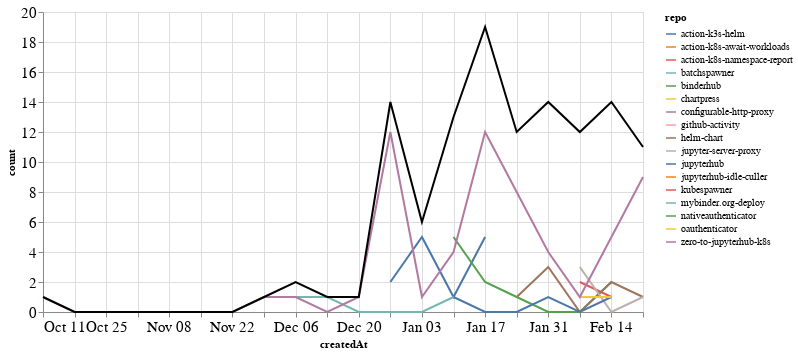

Here is the notebook cell this chart was saved with:
### Markdown cell above
### PRs

### Code cell
prs_time = prs.groupby('repo').resample('W', on='createdAt').count()['author'].reset_index()
prs_time = prs_time.rename(columns={'author': 'count'})
prs_time_total = prs_time.groupby('createdAt').agg({"count": "sum"}).reset_index()

ch1 = alt.Chart(prs_time, width=600).mark_line().encode(
    x='createdAt',
    y='count',
    color='repo',
    tooltip="repo"
)

ch2 = alt.Chart(prs_time_total, width=600).mark_line(color="black").encode(
    x='createdAt',
    y='count',
)

ch1 + ch2

### Figure 1 — Vega-Lite specification as saved in the notebook (floating-point values rounded to 4 significant figures)
{"config": {"axisLeft": {"labelFontSize": 15}, "axisBottom": {"labelFontSize": 15}}, "layer": [{"data": {"name": "data-7e3dbb612674757e65dc465a7277c70d"}, "mark": "line", "encoding": {"color": {"type": "nominal", "field": "repo"}, "tooltip": {"type": "nominal", "field": "repo"}, "x": {"type": "temporal", "field": "createdAt"}, "y": {"type": "quantitative", "field": "count"}}, "width": 600}, {"data": {"name": "data-bb09de2ab4c62cbe1c5ccf140962028d"}, "mark": {"type": "line", "color": "black"}, "encoding": {"x": {"type": "temporal", "field": "createdAt"}, "y": {"type": "quantitative", "field": "count"}}, "width": 600}], "$schema": "https://vega.github.io/schema/vega-lite/v4.8.1.json", "datasets": {"data-7e3dbb612674757e65dc465a7277c70d": [{"repo": "action-k3s-helm", "createdAt": "2020-12-27T00:00:00", "count": 2}, {"repo": "action-k3s-helm", "createdAt": "2021-01-03T00:00:00", "count": 5}, {"repo": "action-k3s-helm", "createdAt": "2021-01-10T00:00:00", "count": 1}, {"repo": "action-k3s-helm", "createdAt": "2021-01-17T00:00:00", "count": 5}, {"repo": "action-k8s-await-workloads", "createdAt": "2021-02-07T00:00:00", "count": 3}, {"repo": "action-k8s-namespace-report", "createdAt": "2021-02-07T00:00:00", "count": 2}, {"repo": "action-k8s-namespace-report", "createdAt": "2021-02-14T00:00:00", "count": 1}, {"repo": "batchspawner", "createdAt": "2021-01-31T00:00:00", "count": 1}, {"repo": "binderhub", "createdAt": "2021-01-10T00:00:00", "count": 5}, {"repo": "binderhub", "createdAt": "2021-01-17T00:00:00", "count": 2}, {"repo": "binderhub", "createdAt": "2021-01-24T00:00:00", "count": 1}, {"repo": "binderhub", "createdAt": "2021-01-31T00:00:00", "count": 0}, {"repo": "binderhub", "createdAt": "2021-02-07T00:00:00", "count": 0}, {"repo": "binderhub", "createdAt": "2021-02-14T00:00:00", "count": 2}, {"repo": "chartpress", "createdAt": "2021-01-24T00:00:00", "count": 2}, {"repo": "configurable-http-proxy", "createdAt": "2021-02-07T00:00:00", "count": 2}, {"repo": "github-activity", "createdAt": "2021-01-10T00:00:00", "count": 1}, {"repo": "helm-chart", "createdAt": "2021-01-24T00:00:00", "count": 1}, {"repo": "helm-chart", "createdAt": "2021-01-31T00:00:00", "count": 3}, {"repo": "helm-chart", "createdAt": "2021-02-07T00:00:00", "count": 0}, {"repo": "helm-chart", "createdAt": "2021-02-14T00:00:00", "count": 2}, {"repo": "helm-chart", "createdAt": "2021-02-21T00:00:00", "count": 1}, {"repo": "jupyter-server-proxy", "createdAt": "2021-02-07T00:00:00", "count": 3}, {"repo": "jupyter-server-proxy", "createdAt": "2021-02-14T00:00:00", "count": 0}, {"repo": "jupyter-server-proxy", "createdAt": "2021-02-21T00:00:00", "count": 1}, {"repo": "jupyterhub", "createdAt": "2021-01-10T00:00:00", "count": 1}, {"repo": "jupyterhub", "createdAt": "2021-01-17T00:00:00", "count": 0}, {"repo": "jupyterhub", "createdAt": "2021-01-24T00:00:00", "count": 0}, {"repo": "jupyterhub", "createdAt": "2021-01-31T00:00:00", "count": 1}, {"repo": "jupyterhub", "createdAt": "2021-02-07T00:00:00", "count": 0}, {"repo": "jupyterhub", "createdAt": "2021-02-14T00:00:00", "count": 1}, {"repo": "jupyterhub-idle-culler", "createdAt": "2021-01-31T00:00:00", "count": 1}, {"repo": "kubespawner", "createdAt": "2021-02-14T00:00:00", "count": 2}, {"repo": "mybinder.org-deploy", "createdAt": "2020-12-06T00:00:00", "count": 1}, {"repo": "mybinder.org-deploy", "createdAt": "2020-12-13T00:00:00", "count": 1}, {"repo": "mybinder.org-deploy", "createdAt": "2020-12-20T00:00:00", "count": 0}, {"repo": "mybinder.org-deploy", "createdAt": "2020-12-27T00:00:00", "count": 0}, {"repo": "mybinder.org-deploy", "createdAt": "2021-01-03T00:00:00", "count": 0}, {"repo": "mybinder.org-deploy", "createdAt": "2021-01-10T00:00:00", "count": 1}, {"repo": "nativeauthenticator", "createdAt": "2021-01-31T00:00:00", "count": 4}, {"repo": "oauthenticator", "createdAt": "2021-02-07T00:00:00", "count": 1}, {"repo": "oauthenticator", "createdAt": "2021-02-14T00:00:00", "count": 1}, {"repo": "zero-to-jupyterhub-k8s", "createdAt": "2020-10-11T00:00:00", "count": 1}, {"repo": "zero-to-jupyterhub-k8s", "createdAt": "2020-10-18T00:00:00", "count": 0}, {"repo": "zero-to-jupyterhub-k8s", "createdAt": "2020-10-25T00:00:00", "count": 0}, {"repo": "zero-to-jupyterhub-k8s", "createdAt": "2020-11-01T00:00:00", "count": 0}, {"repo": "zero-to-jupyterhub-k8s", "createdAt": "2020-11-08T00:00:00", "count": 0}, {"repo": "zero-to-jupyterhub-k8s", "createdAt": "2020-11-15T00:00:00", "count": 0}, {"repo": "zero-to-jupyterhub-k8s", "createdAt": "2020-11-22T00:00:00", "count": 0}, {"repo": "zero-to-jupyterhub-k8s", "createdAt": "2020-11-29T00:00:00", "count": 1}, {"repo": "zero-to-jupyterhub-k8s", "createdAt": "2020-12-06T00:00:00", "count": 1}, {"repo": "zero-to-jupyterhub-k8s", "createdAt": "2020-12-13T00:00:00", "count": 0}, {"repo": "zero-to-jupyterhub-k8s", "createdAt": "2020-12-20T00:00:00", "count": 1}, {"repo": "zero-to-jupyterhub-k8s", "createdAt": "2020-12-27T00:00:00", "count": 12}, {"repo": "zero-to-jupyterhub-k8s", "createdAt": "2021-01-03T00:00:00", "count": 1}, {"repo": "zero-to-jupyterhub-k8s", "createdAt": "2021-01-10T00:00:00", "count": 4}, {"repo": "zero-to-jupyterhub-k8s", "createdAt": "2021-01-17T00:00:00", "count": 12}, {"repo": "zero-to-jupyterhub-k8s", "createdAt": "2021-01-24T00:00:00", "count": 8}, {"repo": "zero-to-jupyterhub-k8s", "createdAt": "2021-01-31T00:00:00", "count": 4}, {"repo": "zero-to-jupyterhub-k8s", "createdAt": "2021-02-07T00:00:00", "count": 1}, {"repo": "zero-to-jupyterhub-k8s", "createdAt": "2021-02-14T00:00:00", "count": 5}, {"repo": "zero-to-jupyterhub-k8s", "createdAt": "2021-02-21T00:00:00", "count": 9}], "data-bb09de2ab4c62cbe1c5ccf140962028d": [{"createdAt": "2020-10-11T00:00:00", "count": 1}, {"createdAt": "2020-10-18T00:00:00", "count": 0}, {"createdAt": "2020-10-25T00:00:00", "count": 0}, {"createdAt": "2020-11-01T00:00:00", "count": 0}, {"createdAt": "2020-11-08T00:00:00", "count": 0}, {"createdAt": "2020-11-15T00:00:00", "count": 0}, {"createdAt": "2020-11-22T00:00:00", "count": 0}, {"createdAt": "2020-11-29T00:00:00", "count": 1}, {"createdAt": "2020-12-06T00:00:00", "count": 2}, {"createdAt": "2020-12-13T00:00:00", "count": 1}, {"createdAt": "2020-12-20T00:00:00", "count": 1}, {"createdAt": "2020-12-27T00:00:00", "count": 14}, {"createdAt": "2021-01-03T00:00:00", "count": 6}, {"createdAt": "2021-01-10T00:00:00", "count": 13}, {"createdAt": "2021-01-17T00:00:00", "count": 19}, {"createdAt": "2021-01-24T00:00:00", "count": 12}, {"createdAt": "2021-01-31T00:00:00", "count": 14}, {"createdAt": "2021-02-07T00:00:00", "count": 12}, {"createdAt": "2021-02-14T00:00:00", "count": 14}, {"createdAt": "2021-02-21T00:00:00", "count": 11}]}}
